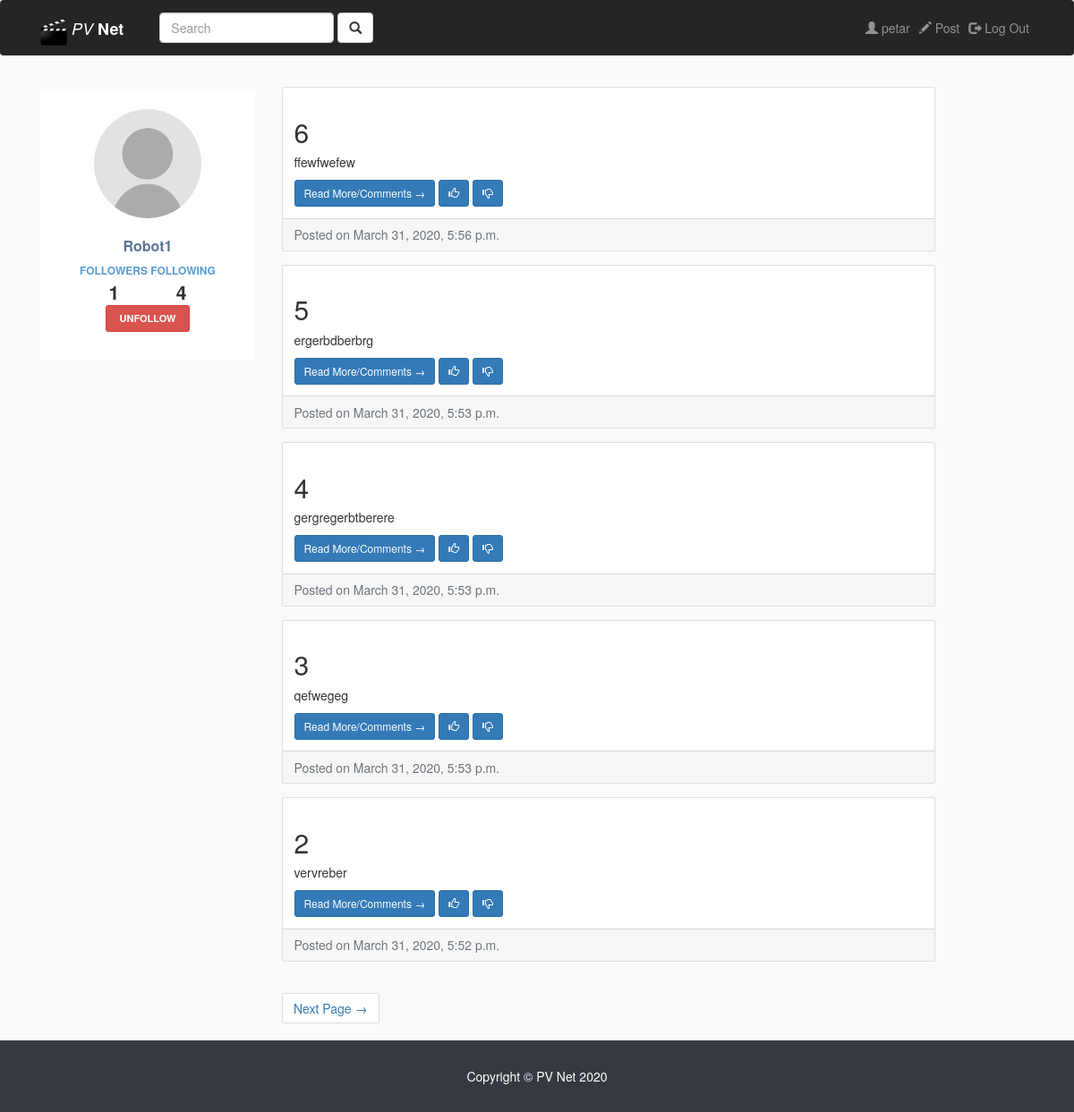
Page /users/profile/5/ (signed in) on the committed database.
### entries/models.py (models this page shows, shortened)
class Entry(models.Model):
    entry_title = models.CharField(max_length=50)
    entry_text = models.TextField()
    entry_date = models.DateTimeField(auto_now_add=True)
    entry_author = models.ForeignKey(User, on_delete = models.CASCADE)
    class Meta:
        verbose_name_plural = 'entries'

### users/views.py (the view)
# urls.py: path('profile/<int:pk>/', views.ProfileView.as_view(), name='profile'),
class ProfileView(ListView):
    model = Entry
    template_name = 'users/profile.html'
    context_object_name = "profile_entries"
    paginate_by = 5
    def get_queryset(self):
        return Entry.objects.filter(entry_author_id=self.kwargs['pk']).order_by('-entry_date')
    def get_context_data(self, **kwargs):
        context = super().get_context_data(**kwargs)
        user = User.objects.filter(pk=self.kwargs['pk'])[0]
        is_following = user.userprofile.followers.all().filter(follower=self.request.user.userprofile).exists()
        followers_number = user.userprofile.followers.all().count()
        following_number = user.userprofile.following.all().count()
        context['followers_number'] = followers_number
        context['following_number'] = following_number
        context['entry_user'] = user
        context['is_following'] = is_following
        return context

### users/templates/users/profile.html
{% extends "entries/base.html" %}
{% load static %}
{% block content %}
<div class="row profile">
		<div class="col-md-3">
			<div class="profile-sidebar">
				<div class="profile-userpic">
          {% if entry_user.userprofile.image %}
          <img src="{{entry_user.userprofile.image.url}}" class="img-responsive" alt="No image">
            {% else %}
          <img class="img-responsive" src="{% static 'photo/no-photo.png' %}" alt="No image">
          {% endif %}
				</div>
				<div class="profile-userbuttons">
          <div id="follow-section">
            {% include "users/follow.html" %}
          </div>
				</div>
			</div>
		</div>
	</div>
	<div class="col-md-8">
		<div id="delete-section">
			{% include "users/userEntries.html" %}
		</div>
	</div>
{% endblock %}

### entries/templates/entries/base.html (shortened to what this page needs)
{% load static %}
<!DOCTYPE html>
<html lang="en">
<head>
  <link href="{% static "entries/vendor/bootstrap/css/bootstrap.min.css" %}" rel="stylesheet">
  <link rel="stylesheet" href="https://maxcdn.bootstrapcdn.com/bootstrap/3.3.7/css/bootstrap.min.css">
  <link href="{% static "entries/css/blog-home.css" %}" rel="stylesheet">
</head>
<body>
  <div class="wrapper">
  <nav class="navbar navbar-expand-lg navbar-dark bg-custom fixed-top">
    <div class="container">
      <a class="navbar-brand" href="{% url 'blog-home' %}"> <img src="{% static "photo/director.png" %}" width="30px" height="30px" class="d-inline-block align-top" style="background-color; white"> <i>PV </i><b>Net</b> </a>
      {% if user.is_authenticated %}
      <form class="navbar-form navbar-left" method="GET" action="{% url 'user_search' %}">
      <div class="form-group">
        <input type="text" class="form-control" name="search" placeholder="Search">
      </div>
      <button type="submit" class="btn btn-default"> <span class="glyphicon glyphicon-search"></span> </button>
    </form>
    {% endif %}
      <div class="collapse navbar-collapse" id="navbarResponsive">
      <ul class="nav navbar-nav navbar-right">
          {% if user.is_authenticated %}
          <li class="nav-item">
            <a class="nav-link" href="{% url 'profile' user.pk %}"> <span class="glyphicon glyphicon-user"> </span> {{user.username}}</a>
          </li>
          <li class="nav-item">
            <a class="nav-link" href="{% url 'create_entry' %}"> <span class="glyphicon glyphicon-pencil"></span> Post </a>
          </li>
          <li class="nav-item">
            <a class="nav-link" href="{% url 'logout' %}"> <span class="glyphicon glyphicon-log-out"> </span> Log Out</a>
          </li>
          {% endif %}
        </ul>
      </div>
    </div>
  </nav>
  <div class="container">
    <div class="row">
    {% block content %} {% endblock %}
    </div>
  </div>
  </div>
  <footer class="py-5 bg-dark">
    <div class="container">
      <p class="m-0 text-center text-white">Copyright &copy; PV Net 2020</p>
    </div>
  </footer>
</body>
</html>

### users/templates/users/follow.html (shortened to what this page needs)
<div class="profile-usertitle">
  <div class="profile-usertitle-name">
    {% if entry_user.username%}
    {{entry_user.username}}
    {% else %}
    {{ username }}
    {% endif %}
  </div>
  <div class="profile-usertitle-job">
    Followers Following
  </div>
  <span class="followers-following f">
  {{ followers_number }}
</span>
<span class="followers-following fer">
{{ following_number }}
</span>
</div>
{% if request.user.is_authenticated %}
  {% if request.user != entry_user %}
  <form method="post">
    {% if is_following %}
      {% if user_follow %}
        <button type="button" id="follow"  class="btn btn-danger btn-sm" value="{{ user_follow.pk }}" name="button">Unfollow</button>
      {% else %}
        <button type="button" id="follow"  class="btn btn-danger btn-sm" value="{{ entry_user.pk }}" name="button">Unfollow</button>
      {% endif %}
      {% else %}
        {% if user_follow %}
          <button type="button" id="follow" class="btn btn-success btn-sm" value="{{ user_follow.pk }}" name="button">Follow</button>
        {% else %}
          <button type="button" id="follow" class="btn btn-success btn-sm" value="{{ entry_user.pk }}" name="button">Follow</button>
        {% endif %}
    {% endif %}
  </form>
  {% else %}
  <h5 style="color: blue; font-size: 1.5em; font-weight: bold;"> My Profile</h5>
  {% endif %}
{% endif %}

### users/templates/users/userEntries.html (shortened to what this page needs)
    {% for entry in profile_entries %}
    <div class="card mb-4 mt-4">
    <div class="card-body">
        <h2 class="card-title">{{ entry.entry_title }}</h2>
        <p class="card-text"> {{ entry.entry_text|truncatechars:100 }}</p>
        <a href="{% url 'entry-detail' entry.pk %}" class="btn btn-primary btn-sm">Read More/Comments &rarr;</a>
        <a href="" class="btn btn-primary btn-sm"> <span class="glyphicon glyphicon-thumbs-up"></span> </a>
  <a href="" class="btn btn-primary btn-sm"> <span class="glyphicon glyphicon-thumbs-down"></span> </a>
    </div>
    <div class="card-footer text-muted">
        Posted on {{ entry.entry_date }}
    </div>
    </div>
    {% empty %}
    <h4>This user has no entries.</h4>
    {% endfor %}
    {% if is_paginated %}
    <ul class="pagination justify-content-center mb-4">
    {% if page_obj.has_next %}
    <li class="page-item">
        <a class="page-link" href="?page={{ page_obj.next_page_number }}">Next Page &rarr;</a>
    </li>
    {% endif %}
    </ul>
    {% endif %}

### entries/static/entries/css/blog-home.css (style rules this page uses)
.profile { margin: 20px 0; }
.bg-custom, footer { background-color: #242526; }
.profile-sidebar { padding: 20px 0 10px 0; background: #fff; width: 240px; height: 300px; }
.profile-userpic img { float: none; margin: 0 auto; width: 50%; height: 122px; -webkit-border-radius: 50% !important; -moz-border-radius: 50% !important; border-radius: 50% !important; }
.profile-usertitle { text-align: center; margin-top: 20px; }
.profile-usertitle-name { color: #5a7391; font-size: 16px; font-weight: 600; margin-bottom: 7px; }
.profile-usertitle-job { text-transform: uppercase; color: #5b9bd1; font-size: 12px; font-weight: 600; margin-bottom: 0px; }
.followers-following { width: 60px; font-weight: bold; font-size: 1.5em; padding-left: 12%; padding-right: 12%; }
.profile-userbuttons { text-align: center; margin-top: 10px; }
.profile-userbuttons .btn { text-transform: uppercase; font-size: 11px; font-weight: 600; padding: 6px 15px; margin-right: 5px; }
.profile-userbuttons .btn:last-child { margin-right: 0px; }
.wrapper { min-height: calc(100vh - 70px); }
body { background: #fafafa; }

### rows in the picture
Entry: entry_title "6", entry_text "ffewfwefew", entry_date "March 31, 2020, 5:56 p.m."
Entry: entry_title "5", entry_text "ergerbdberbrg", entry_date "March 31, 2020, 5:53 p.m."
Entry: entry_title "4", entry_text "gergregerbtberere", entry_date "March 31, 2020, 5:53 p.m."
Entry: entry_title "3", entry_text "qefwegeg", entry_date "March 31, 2020, 5:53 p.m."
Entry: entry_title "2", entry_text "vervreber", entry_date "March 31, 2020, 5:52 p.m."

### other values in the picture
{{ user.username }} "petar"
{{ entry_user.username }} "Robot1"
{{ followers_number }} "1"
{{ following_number }} "4"
